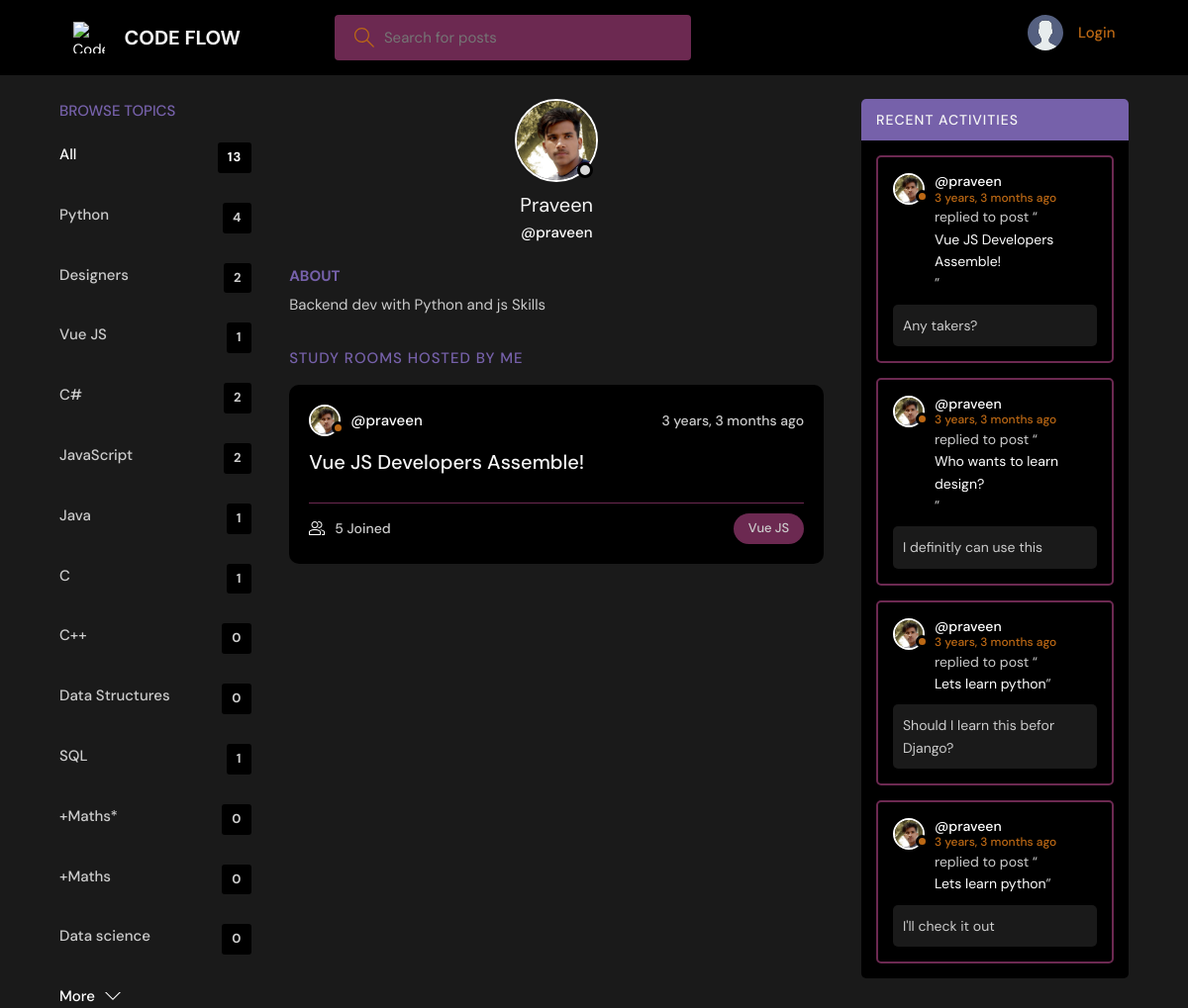
The app's page /profile/2/ with its own data.
### base/models.py (models this page shows, shortened)
class Topic(models.Model):
    name = models.CharField(max_length=200)

class User(AbstractUser):
    name = models.CharField(max_length=200, null=True)
    email = models.EmailField(unique=True, null=True)
    bio = models.TextField(null=True)
    avatar = models.ImageField(null=True, default="avatar.svg")
    USERNAME_FIELD = 'email'
    REQUIRED_FIELDS = ['username', 'password']

class Room(models.Model):
    host = models.ForeignKey(User, on_delete=models.SET_NULL, null=True)
    topic = models.ForeignKey(Topic, on_delete=models.SET_NULL, null=True)
    name = models.CharField(max_length=200)
    description = models.TextField(null=True, blank=True)
    participants = models.ManyToManyField(
        User, related_name='participants', blank=True)
    updated = models.DateTimeField(auto_now=True)
    created = models.DateTimeField(auto_now_add=True)
    class Meta:
        ordering = ['-updated', '-created']
    def __str__(self):
        return self.name

class Message(models.Model):
    user = models.ForeignKey(User, on_delete=models.CASCADE)
    room = models.ForeignKey(Room, on_delete=models.CASCADE)
    body = models.TextField()
    file = models.FileField(upload_to='room_files/', blank=True, null=True)  # Added FileField for attachments
    updated = models.DateTimeField(auto_now=True)
    created = models.DateTimeField(auto_now_add=True)
    class Meta:
        ordering = ['-updated', '-created']

### base/views.py (the view)
# urls.py: path('profile/<str:pk>/', views.userProfile, name="user-profile"),
def userProfile(request, pk):
    user = User.objects.get(id=pk)
    rooms = user.room_set.all()
    room_messages = user.message_set.all()
    topics = Topic.objects.all()
    context = {'user': user, 'rooms': rooms,
               'room_messages': room_messages, 'topics': topics}
    return render(request, 'base/profile.html', context)

### base/templates/base/profile.html (shortened to what this page needs)
{% extends 'main.html' %}
{% block content %}
<main class="profile-page layout layout--3">
  <div class="container">
    {% include 'base/topics_component.html' %}
    <div class="roomList">
      <div class="profile">
        <div class="profile__avatar">
          <div class="avatar avatar--large active">
            <img src="{{user.avatar.url}}" />
          </div>
        </div>
        <div class="profile__info">
          <h3>{{user.name}}</h3>
          <p>@{{user.username}}</p>
        </div>
        <div class="profile__about">
          <h3>About</h3>
          <p>
            {{user.bio}}
          </p>
        </div>
      </div>
      <div class="roomList__header">
        <div>
          <h2>Study Rooms Hosted by Me</a>
          </h2>
        </div>
      </div>
      {% include 'base/feed_component.html' %}
    </div>
    {% include 'base/activity_component.html' %}
  </div>
</main>
{% endblock content %}

### templates/main.html (shortened to what this page needs)
<!DOCTYPE html>
{% load static %}
<html lang="en">
<head>
    <link rel="stylesheet" href="{% static 'styles/style.css' %}" />
</head>
<body>
    {% include 'navbar.html' %}
    {% block content %}
    {% endblock %}
</body>
</html>

### templates/navbar.html (shortened to what this page needs)
{% load static %}
<header class="header header--loggedIn">
    <div class="container">
        <a href="{% url 'home' %}" class="header__logo">
            <img src="{% static 'images/logo.jpeg' %}" alt="Code Flow Logo" />
            <h1>CODE FLOW</h1>
        </a>
        <form class="header__search" method="GET" action="{% url 'home' %}">
            <label>
                <input name="q" placeholder="Search for posts" />
            </label>
        </form>
        <nav class="header__menu">
            {% if request.user.is_authenticated %}
            <div class="header__user">
                <a href="{% url 'update-user' %}">
                    <div class="avatar avatar--medium active">
                        <img src="{{request.user.avatar.url}}" />
                    </div>
                    <p>{{request.user.username}} <span>@{{request.user.username}}</span></p>
                </a>
                <button class="dropdown-button">
                    <svg version="1.1" xmlns="http://www.w3.org/2000/svg" width="32" height="32" viewBox="0 0 32 32">
                        <title>chevron-down</title>
                        <path d="M16 21l-13-13h-3l16 16 16-16h-3l-13 13z"></path>
                    </svg>
                </button>
            </div>
            {% else %}
            <a href="{% url 'login' %}">
                <img src="{% static 'images/avatar.svg' %}" />
                <p>Login</p>
            </a>
            {% endif %}
        </nav>
    </div>
</header>

### base/templates/base/topics_component.html
<div class="topics">
    <div class="topics__header">
        <h2>Browse Topics</h2>
    </div>
    <ul class="topics__list">
        <li>
            <a href="{% url 'home' %}" class="active">All <span>{{topics.count}}</span></a>
        </li>
        {% for topic in topics %}
        <li>
            <a href="{% url 'home' %}?q={{topic.name}}">{{topic.name}}<span>{{topic.room_set.all.count}}</span></a>
        </li>
        {% endfor %}
    </ul>
    <a class="btn btn--link" href="{% url 'topics' %}">
        More
        <svg version="1.1" xmlns="http://www.w3.org/2000/svg" width="32" height="32" viewBox="0 0 32 32">
            <title>chevron-down</title>
            <path d="M16 21l-13-13h-3l16 16 16-16h-3l-13 13z"></path>
        </svg>
    </a>
</div>

### base/templates/base/feed_component.html (shortened to what this page needs)
{% for room in rooms %}
<div class="roomListRoom">
    <div class="roomListRoom__header">
        <a href="{% url 'user-profile' room.host.id %}" class="roomListRoom__author">
            <div class="avatar avatar--small">
                <img src="{{room.host.avatar.url}}" />
            </div>
            <span>@{{room.host.username}}</span>
        </a>
        <div class="roomListRoom__actions">
            <span>{{room.created|timesince}} ago</span>
        </div>
    </div>
    <div class="roomListRoom__content">
        <a href="{% url 'room' room.id %}">{{room.name}}</a>
    </div>
    <div class="roomListRoom__meta">
        <a href="{% url 'room' room.id %}" class="roomListRoom__joined">
            {{room.participants.all.count}} Joined
        </a>
        <p class="roomListRoom__topic">{{room.topic.name}}</p>
    </div>
</div>
{% endfor %}

### base/templates/base/activity_component.html (shortened to what this page needs)
<div class="activities">
    <div class="activities__header">
        <h2>Recent Activities</h2>
    </div>
    {% for message in room_messages %}
    <div class="activities__box">
        <div class="activities__boxHeader roomListRoom__header">
            <a href="{% url 'user-profile' message.user.id %}" class="roomListRoom__author">
                <div class="avatar avatar--small">
                    <img src="{{message.user.avatar.url}}" />
                </div>
                <p>
                    @{{message.user.username}}
                    <span>{{message.created|timesince}} ago</span>
                </p>
            </a>
        </div>
        <div class="activities__boxContent">
            <p>replied to post “<a href="{% url 'room' message.room.id %}">{{message.room}}</a>”</p>
            <div class="activities__boxRoomContent">{{message.body}}</div>
        </div>
    </div>
    {% endfor %}
</div>

### records on screen
Topic: name "Python", room_set.all.count "4"
Topic: name "Designers", room_set.all.count "2"
Topic: name "Vue JS", room_set.all.count "1"
Topic: name "C#", room_set.all.count "2"
Topic: name "JavaScript", room_set.all.count "2"
Topic: name "Java", room_set.all.count "1"
Topic: name "C", room_set.all.count "1"
Topic: name "C++", room_set.all.count "0"
Topic: name "Data Structures", room_set.all.count "0"
Topic: name "SQL", room_set.all.count "1"
Topic: name "+Maths*", room_set.all.count "0"
Topic: name "+Maths", room_set.all.count "0"
Topic: name "Data science", room_set.all.count "0"
User: avatar (picture), name "Praveen", username "praveen", bio "Backend dev with Python and js Skills"
Room: host.avatar (picture), host.username "praveen", created "3 years, 3 months", name "Vue JS Developers Assemble!", participants.all.count "5", topic.name "Vue JS"
Message: user.avatar (picture), user.username "praveen", created "3 years, 3 months", room "Vue JS Developers Assemble!", body "Any takers?"
Message: user.avatar (picture), user.username "praveen", created "3 years, 3 months", room "Who wants to learn design?", body "I definitly can use this"
Message: user.avatar (picture), user.username "praveen", created "3 years, 3 months", room "Lets learn python", body "Should I learn this befor Django?"
Message: user.avatar (picture), user.username "praveen", created "3 years, 3 months", room "Lets learn python", body "I'll check it out"

### other values on screen
{{ topics.count }} "13"
